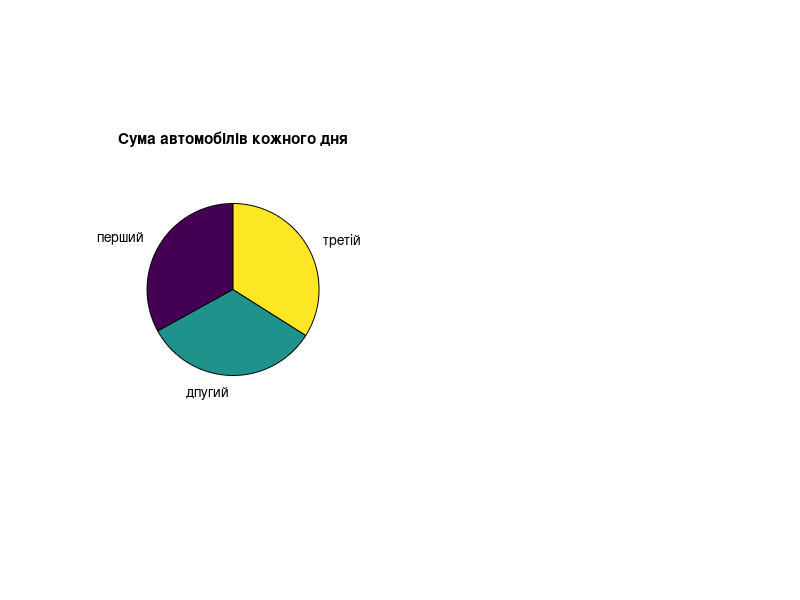

Write MATLAB code to recreate this figure.
cars = [1 1 2 1 2 3 1 2 3 4 1 2 3 4 5; 1 2 1 2 3 1 2 3 4 1 2 3 4 5 1; 2 1 2 3 1 2 3 4 1 2 3 4 5 1 2];
labels = {'перший','дпугий','третій'};
row_sums = sum(cars, 2);

figure;
subplot(1, 2, 1);
pie(row_sums,labels);
title("Сума автомобілів кожного дня");
